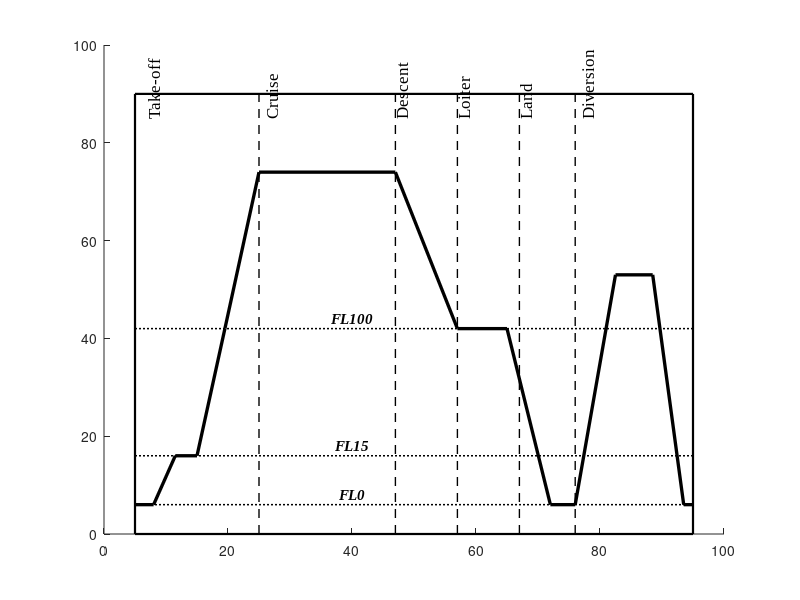

This figure's MATLAB source: (Note: this script raises an error after producing the figure.)

% Generates a clean, textbook-style aircraft flight mission profile
% Includes: Take-off, Cruise (constant altitude), Descent, Loiter, Land, Diversion, and Reserve

clear; clc; close all;

%% 1. Create Figure
fig = figure('Name', 'Flight Mission Profile', ...
             'Color', 'w', ...
             'Position', [100, 100, 950, 680]);
ax = axes('Parent', fig);
hold(ax, 'on');

%% 2. Diagram Geometric Boundaries
x_min = 5;   x_max = 95;
y_min = 0;   y_max = 90;

% Outer rectangular frame (textbook style)
plot([x_min, x_max, x_max, x_min, x_min], ...
     [y_min, y_min, y_max, y_max, y_min], ...
     'k-', 'LineWidth', 1.6);

%% 3. Horizontal Flight Level Reference Lines
y_FL0   = 6;
y_FL15  = 16;
y_FL100 = 42;

% FL0 (Ground level)
plot([x_min, x_max], [y_FL0, y_FL0], 'k:', 'LineWidth', 1.1);
text(40, y_FL0 + 2.2, 'FL0', 'FontName', 'Times New Roman', ...
     'FontSize', 11, 'FontWeight', 'bold', 'FontAngle', 'italic', 'HorizontalAlignment', 'center');

% FL15
plot([x_min, x_max], [y_FL15, y_FL15], 'k:', 'LineWidth', 1.1);
text(40, y_FL15 + 2.2, 'FL15', 'FontName', 'Times New Roman', ...
     'FontSize', 11, 'FontWeight', 'bold', 'FontAngle', 'italic', 'HorizontalAlignment', 'center');

% FL100
plot([x_min, x_max], [y_FL100, y_FL100], 'k:', 'LineWidth', 1.1);
text(40, y_FL100 + 2.2, 'FL100', 'FontName', 'Times New Roman', ...
     'FontSize', 11, 'FontWeight', 'bold', 'FontAngle', 'italic', 'HorizontalAlignment', 'center');

%% 4. Vertical Phase Boundary Lines (Dashed)
x_to_cr  = 25;  % Take-off -> Cruise
x_cr_de  = 47;  % Cruise -> Descent
x_de_lo  = 57;  % Descent -> Loiter
x_lo_la  = 67;  % Loiter -> Land
x_la_di  = 76;  % Land -> Diversion

phase_divs = [x_to_cr, x_cr_de, x_de_lo, x_lo_la, x_la_di];
for x = phase_divs
    plot([x, x], [y_min, y_max], 'k--', 'LineWidth', 1.0);
end

%% 5. Top Phase Labels (Rotated 90 degrees)
font_opts = {'FontName', 'Times New Roman', 'FontSize', 12, ...
             'Rotation', 90, 'VerticalAlignment', 'bottom', 'HorizontalAlignment', 'left'};

text(9,  y_max - 5, 'Take-off',   font_opts{:});
text(28, y_max - 5, 'Cruise',     font_opts{:});
text(49, y_max - 5, 'Descent',    font_opts{:});
text(59, y_max - 5, 'Loiter',     font_opts{:});
text(69, y_max - 5, 'Land',       font_opts{:});
text(79, y_max - 5, 'Diversion',  font_opts{:});

%% 6. Flight Profile Trajectory (Constant Cruise Altitude)
y_cruise = 74.0; % Constant cruise level (no step-climb)

x_profile = [
     5.0, ...  % Ground start
     8.0, ...  % Take-off roll begin
    11.5, ...  % Initial climb to FL15
    15.0, ...  % Level segment at FL15
    19.5, ...  % Climb passing FL100
    25.0, ...  % Reach cruise altitude
    47.0, ...  % End of cruise (constant altitude throughout)
    57.0, ...  % Reach loiter altitude (FL100)
    65.0, ...  % End of loiter / holding
    72.0, ...  % Touchdown / landing at FL0
    76.0, ...  % Missed approach / diversion decision on ground
    82.5, ...  % Climb to alternate cruise altitude
    88.5, ...  % End of diversion cruise
    93.5, ...  % Alternate landing touchdown
    95.0       % Parking / shut-down
];

y_profile = [
    y_FL0, ...
    y_FL0, ...
    y_FL15, ...
    y_FL15, ...
    y_FL100, ...
    y_cruise, ...
    y_cruise, ...
    y_FL100, ...
    y_FL100, ...
    y_FL0, ...
    y_FL0, ...
    53.0, ...
    53.0, ...
    y_FL0, ...
    y_FL0
];

% Draw the flight trajectory curve
plot(x_profile, y_profile, 'k-', 'LineWidth', 2.4);

%% 7. Top Weight Labels & Downward Arrows (TOW, Landing weight, ZFW)
draw_down_arrow(ax, 8.0,  y_max + 7.5, y_max, 'TOW');
draw_down_arrow(ax, 72.0, y_max + 7.5, y_max, 'Landing weight');
draw_down_arrow(ax, 93.5, y_max + 7.5, y_max, 'ZFW');

%% 8. Bottom Dimension Brackets (Main mission, Reserve, Diversion)
% Vertical guide lines extending down from the frame
plot([x_min, x_min], [y_min, -26], 'k-',  'LineWidth', 0.8);
plot([8.0,   8.0],   [y_min, -18], 'k-',  'LineWidth', 0.8);
plot([57.0,  57.0],  [y_min, -18], 'k:',  'LineWidth', 0.8);
plot([72.0,  72.0],  [y_min, -18], 'k-',  'LineWidth', 0.8);
plot([76.0,  76.0],  [y_min, -10], 'k-',  'LineWidth', 0.8);
plot([93.5,  93.5],  [y_min, -26], 'k-',  'LineWidth', 0.8);

% 1. Main mission bracket (Take-off to Land)
draw_dimension_bracket(ax, 8.0, 72.0, -7.0, 'Main mission', false);

% 2. Diversion bracket (sub-segment)
draw_dimension_bracket(ax, 76.0, 93.5, -7.0, 'Diversion', false);

% 3. Reserve bracket (encompassing Loiter and Diversion)
draw_dimension_bracket(ax, 57.0, 93.5, -15.5, 'Reserve', true);

% 4. Total flight mission duration / fuel span
draw_dimension_bracket(ax, x_min, 93.5, -23.5, 'Flight time and fuel', false);

%% 9. Axis Settings
xlim([0, 100]);
ylim([-30, 105]);
axis(ax, 'off'); % Hide default axes for a clean publication-ready look

%% 10. Optional: Export High-Resolution Images (PNG/PDF)
% exportgraphics(fig, 'flight_mission_profile.png', 'Resolution', 300);
% exportgraphics(fig, 'flight_mission_profile.pdf', 'ContentType', 'vector');

disp('Flight mission profile diagram successfully generated in MATLAB!');


%% === HELPER FUNCTIONS ===

% Draw downward-pointing arrow with weight label
function draw_down_arrow(~, x, y_start, y_end, label_text)
    plot([x, x], [y_start, y_end], 'k-', 'LineWidth', 1.3);
    arr_w = 0.9;
    arr_h = 2.0;
    fill([x - arr_w, x + arr_w, x], ...
         [y_end + arr_h, y_end + arr_h, y_end], ...
         'k', 'EdgeColor', 'none');
    text(x, y_start + 1.2, label_text, ...
         'FontName', 'Times New Roman', 'FontSize', 12, ...
         'FontWeight', 'bold', 'FontAngle', 'italic', ...
         'HorizontalAlignment', 'center', 'VerticalAlignment', 'bottom');
end

% Draw horizontal double-ended dimension bracket with label
function draw_dimension_bracket(~, x1, x2, y, label_text, is_bold)
    plot([x1, x2], [y, y], 'k-', 'LineWidth', 1.2);
    arr_w = 1.6;
    arr_h = 1.0;
    fill([x1, x1 + arr_w, x1 + arr_w], [y, y + arr_h, y - arr_h], 'k', 'EdgeColor', 'none');
    fill([x2, x2 - arr_w, x2 - arr_w], [y, y + arr_h, y - arr_h], 'k', 'EdgeColor', 'none');
     
    weight = 'normal';
    if is_bold
        weight = 'bold';
    end
    text((x1 + x2)/2, y + 1.2, label_text, ...
         'FontName', 'Times New Roman', 'FontSize', 11, ...
         'FontWeight', weight, ...
         'HorizontalAlignment', 'center', 'VerticalAlignment', 'bottom');
end
